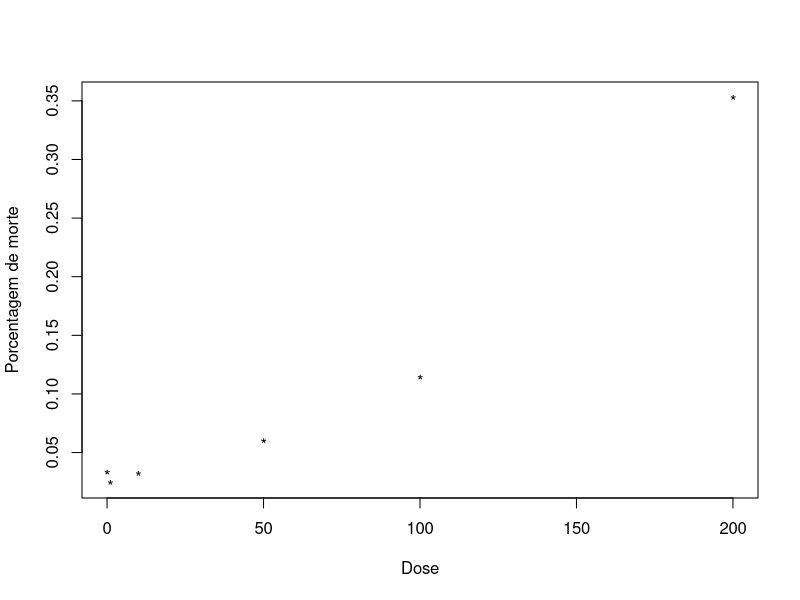

This figure's R source: (Note: this script raises an error after producing the figure.)
dose<-c(0,1,10,50,100,200)
l<-c(13,5,5,3,4,18)
oc<-c(378,200,151,47,31,33)
total<-c(391,205,156,50,35,51)
data<- data.frame(dose,l,oc,total)

#modelo obtido:
mod3 <-glm(total ~ l/total, family = poisson)
summary(mod3)

#letra b
plot(dose,l/total, xlab = "Dose", ylab = "Porcentagem de morte", pch = "*")
x <- seq(0, 0.3, 0.06)
lp <- predict(mod3, data.frame(idade = x))
pe <- exp(lp)/(1+exp(lp))
lines(x, pe)

#letra c

dose.p(mod3,p=1:1/10)
#o valor esperado sera a dose de 106.2122